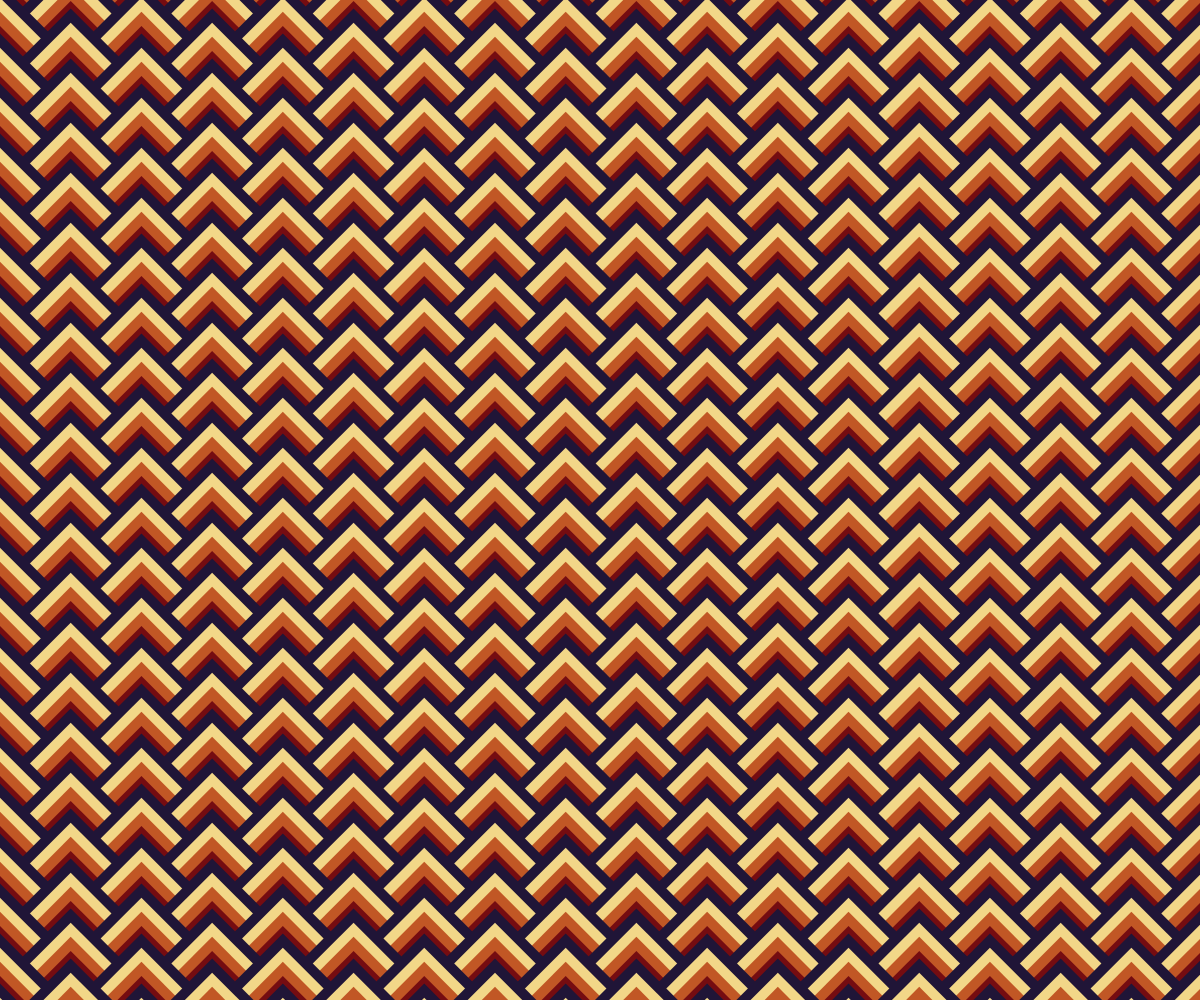
Frame 1 (no input)
Frame 60 (no input): identical to frame 1, image omitted
Frame 120 (the mouse pressed at the canvas centre since frame 60): identical to frame 1, image omitted

The p5.js sketch that drew this single still picture (run headless with seeded random() and noise() and a simulated clock; from frame 60 on, the mouse is pressed at the canvas centre):

// p5.js sketch
// ── sketch.js
var slotSize = 100;
var marginX
var marginY

var yOffset = 4;
function setup() {

    createCanvas(windowWidth, windowHeight);

    pixelDensity(1)
    rectMode(CENTER)
    marginX = windowWidth - int((windowWidth / slotSize)) * slotSize;
    marginY = windowHeight - int((windowHeight / slotSize)) * slotSize;
}


function draw() {
    background(0)
    var index = 0
    for (var y = -sqrt(2 * slotSize * slotSize) / 2; y < height + sqrt(2 * slotSize * slotSize); y += slotSize / yOffset) {
        index += 1
        for (var x = -sqrt(2 * slotSize * slotSize) / 2; x < width + sqrt(2 * slotSize * slotSize); x += sqrt(2 * slotSize * slotSize)) {


            push()
            if (index % 2 == 0) translate(sqrt(2 * slotSize * slotSize) / 2, 0)
            translate(x, y)
            rotate(PI / 4)
            noStroke()
            fill(32, 21, 55)
            rect(0, 0, slotSize, slotSize)
            fill(242, 215, 136)
            rect(0, 0, slotSize - slotSize * 1 / 5, slotSize - slotSize * 1 / 5)
            fill(193, 87, 37)
            rect(0, 0, slotSize - slotSize * 2 / 5, slotSize - slotSize * 2 / 5)
            fill(117, 12, 17)
            rect(0, 0, slotSize - slotSize * 3 / 5, slotSize - slotSize * 3 / 5)
            fill(7, 23, 57)
            rect(0, 0, slotSize - slotSize * 4 / 5, slotSize - slotSize * 4 / 5)
            pop()
        }
    }

}

function mouseReleased() {
    yOffset = random(1,5)
    slotSize = random(5, 50) * 5
    marginX = width - int((width / slotSize)) * slotSize;
    marginY = height - int((height / slotSize)) * slotSize;
}

function windowResized() {
    resizeCanvas(windowWidth, windowHeight);
    marginX = windowWidth - int((windowWidth / slotSize)) * slotSize;
    marginY = windowHeight - int((windowHeight / slotSize)) * slotSize;
}
